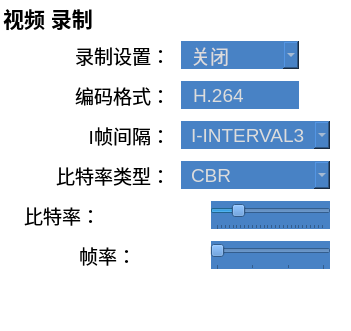
     <widget class="QGroupBox" name="videorecordgroupBox">
      <property name="geometry">
       <rect>
        <x>220</x>
        <y>10</y>
        <width>351</width>
        <height>331</height>
       </rect>
      </property>
      <property name="font">
       <font>
        <family>Tahoma</family>
        <pointsize>16</pointsize>
        <weight>75</weight>
        <bold>true</bold>
       </font>
      </property>
      <property name="styleSheet">
       <string notr="true">background: transparent;
border: 1 solid rgb(255,255,255);</string>
      </property>
      <property name="title">
       <string>视频 录制</string>
      </property>
      <widget class="QLabel" name="recordframeratevalue">
       <property name="geometry">
        <rect>
         <x>140</x>
         <y>240</y>
         <width>61</width>
         <height>30</height>
        </rect>
       </property>
       <property name="font">
        <font>
         <family>Tahoma</family>
         <pointsize>14</pointsize>
        </font>
       </property>
       <property name="styleSheet">
        <string notr="true">background-color: transparent;</string>
       </property>
       <property name="frameShape">
        <enum>QFrame::Panel</enum>
       </property>
       <property name="text">
        <string/>
       </property>
       <property name="alignment">
        <set>Qt::AlignCenter</set>
       </property>
      </widget>
      <widget class="QComboBox" name="recordbitratetypecomboBox">
       <property name="geometry">
        <rect>
         <x>180</x>
         <y>160</y>
         <width>151</width>
         <height>30</height>
        </rect>
       </property>
       <property name="font">
        <font>
         <family>Tahoma</family>
         <pointsize>14</pointsize>
        </font>
       </property>
       <property name="cursor">
        <cursorShape>PointingHandCursor</cursorShape>
       </property>
       <property name="styleSheet">
        <string notr="true">background: rgb(72, 130, 197);
color: rgb(220, 220, 220);
padding-left: 10; padding-right:10;</string>
       </property>
       <item>
        <property name="text">
         <string>CBR</string>
        </property>
       </item>
       <item>
        <property name="text">
         <string>VBR</string>
        </property>
       </item>
      </widget>
      <widget class="QLabel" name="recordiframeintervallabel">
       <property name="geometry">
        <rect>
         <x>9</x>
         <y>120</y>
         <width>161</width>
         <height>30</height>
        </rect>
       </property>
       <property name="font">
        <font>
         <family>Tahoma</family>
         <pointsize>14</pointsize>
        </font>
       </property>
       <property name="styleSheet">
        <string notr="true">background: transparent;
border: 0;</string>
       </property>
       <property name="text">
        <string>I帧间隔：</string>
       </property>
       <property name="alignment">
        <set>Qt::AlignRight|Qt::AlignTrailing|Qt::AlignVCenter</set>
       </property>
      </widget>
      <widget class="QSlider" name="recordframerateslider">
       <property name="geometry">
        <rect>
         <x>210</x>
         <y>240</y>
         <width>121</width>
         <height>30</height>
        </rect>
       </property>
       <property name="font">
        <font>
         <pointsize>14</pointsize>
        </font>
       </property>
       <property name="cursor">
        <cursorShape>PointingHandCursor</cursorShape>
       </property>
       <property name="styleSheet">
        <string notr="true">background: rgb(72, 130, 197);
color: rgb(220, 220, 220);
padding-left: 10; padding-right:10;</string>
       </property>
       <property name="minimum">
        <number>0</number>
       </property>
       <property name="maximum">
        <number>3</number>
       </property>
       <property name="pageStep">
        <number>1</number>
       </property>
       <property name="orientation">
        <enum>Qt::Horizontal</enum>
       </property>
       <property name="invertedControls">
        <bool>false</bool>
       </property>
       <property name="tickPosition">
        <enum>QSlider::TicksBelow</enum>
       </property>
       <property name="tickInterval">
        <number>1</number>
       </property>
      </widget>
      <widget class="QLabel" name="recordenablelabel">
       <property name="geometry">
        <rect>
         <x>9</x>
         <y>40</y>
         <width>161</width>
         <height>30</height>
        </rect>
       </property>
       <property name="font">
        <font>
         <family>Tahoma</family>
         <pointsize>14</pointsize>
        </font>
       </property>
       <property name="styleSheet">
        <string notr="true">background: transparent;
border: 0;</string>
       </property>
       <property name="text">
        <string>录制设置：</string>
       </property>
       <property name="alignment">
        <set>Qt::AlignRight|Qt::AlignTrailing|Qt::AlignVCenter</set>
       </property>
      </widget>
      <widget class="QLabel" name="recordcodectypelabel">
       <property name="geometry">
        <rect>
         <x>19</x>
         <y>80</y>
         <width>151</width>
         <height>30</height>
        </rect>
       </property>
       <property name="font">
        <font>
         <family>Tahoma</family>
         <pointsize>14</pointsize>
        </font>
       </property>
       <property name="styleSheet">
        <string notr="true">background: transparent;
border: 0;</string>
       </property>
       <property name="text">
        <string>编码格式：</string>
       </property>
       <property name="alignment">
        <set>Qt::AlignRight|Qt::AlignTrailing|Qt::AlignVCenter</set>
       </property>
      </widget>
      <widget class="QComboBox" name="recordiframeintervalcomboBox">
       <property name="geometry">
        <rect>
         <x>180</x>
         <y>120</y>
         <width>151</width>
         <height>30</height>
        </rect>
       </property>
       <property name="font">
        <font>
         <family>Tahoma</family>
         <pointsize>14</pointsize>
        </font>
       </property>
       <property name="cursor">
        <cursorShape>PointingHandCursor</cursorShape>
       </property>
       <property name="styleSheet">
        <string notr="true">background: rgb(72, 130, 197);
color: rgb(220, 220, 220);
padding-left: 10; padding-right:10;</string>
       </property>
       <item>
        <property name="text">
         <string>I-INTERVAL30</string>
        </property>
       </item>
       <item>
        <property name="text">
         <string>I-INTERVAL15</string>
        </property>
       </item>
       <item>
        <property name="text">
         <string>I-INTERVAL10</string>
        </property>
       </item>
       <item>
        <property name="text">
         <string>I-INTERVAL5</string>
        </property>
       </item>
       <item>
        <property name="text">
         <string>I-INTERVAL1</string>
        </property>
       </item>
      </widget>
      <widget class="QLabel" name="recordframeratelabel">
       <property name="geometry">
        <rect>
         <x>-4</x>
         <y>240</y>
         <width>140</width>
         <height>30</height>
        </rect>
       </property>
       <property name="font">
        <font>
         <family>Tahoma</family>
         <pointsize>14</pointsize>
        </font>
       </property>
       <property name="styleSheet">
        <string notr="true">background: transparent;
border: 0;</string>
       </property>
       <property name="text">
        <string>帧率：</string>
       </property>
       <property name="alignment">
        <set>Qt::AlignRight|Qt::AlignTrailing|Qt::AlignVCenter</set>
       </property>
      </widget>
      <widget class="QLabel" name="recordbitratetypelabel">
       <property name="geometry">
        <rect>
         <x>9</x>
         <y>160</y>
         <width>161</width>
         <height>30</height>
        </rect>
       </property>
       <property name="font">
        <font>
         <family>Tahoma</family>
         <pointsize>14</pointsize>
        </font>
       </property>
       <property name="styleSheet">
        <string notr="true">background: transparent;
border: 0;</string>
       </property>
       <property name="text">
        <string>比特率类型：</string>
       </property>
       <property name="alignment">
        <set>Qt::AlignRight|Qt::AlignTrailing|Qt::AlignVCenter</set>
       </property>
      </widget>
      <widget class="QLabel" name="recordbitratevalue">
       <property name="geometry">
        <rect>
         <x>110</x>
         <y>200</y>
         <width>91</width>
         <height>30</height>
        </rect>
       </property>
       <property name="font">
        <font>
         <family>Tahoma</family>
         <pointsize>14</pointsize>
        </font>
       </property>
       <property name="styleSheet">
        <string notr="true">background-color: transparent;</string>
       </property>
       <property name="frameShape">
        <enum>QFrame::Panel</enum>
       </property>
       <property name="text">
        <string/>
       </property>
       <property name="alignment">
        <set>Qt::AlignCenter</set>
       </property>
      </widget>
      <widget class="QSlider" name="recordbitrateslider">
       <property name="geometry">
        <rect>
         <x>210</x>
         <y>200</y>
         <width>121</width>
         <height>30</height>
        </rect>
       </property>
       <property name="font">
        <font>
         <pointsize>14</pointsize>
        </font>
       </property>
       <property name="cursor">
        <cursorShape>PointingHandCursor</cursorShape>
       </property>
       <property name="styleSheet">
        <string notr="true">background: rgb(72, 130, 197);
color: rgb(220, 220, 220);
padding-left: 10; padding-right:10;</string>
       </property>
       <property name="minimum">
        <number>500</number>
       </property>
       <property name="maximum">
        <number>4000</number>
       </property>
       <property name="singleStep">
        <number>100</number>
       </property>
       <property name="pageStep">
        <number>100</number>
       </property>
       <property name="value">
        <number>1200</number>
       </property>
       <property name="tracking">
        <bool>true</bool>
       </property>
       <property name="orientation">
        <enum>Qt::Horizontal</enum>
       </property>
       <property name="invertedControls">
        <bool>false</bool>
       </property>
       <property name="tickPosition">
        <enum>QSlider::TicksBelow</enum>
       </property>
       <property name="tickInterval">
        <number>128</number>
       </property>
      </widget>
      <widget class="QLabel" name="recordbitratelabel">
       <property name="geometry">
        <rect>
         <x>-40</x>
         <y>200</y>
         <width>140</width>
         <height>30</height>
        </rect>
       </property>
       <property name="font">
        <font>
         <family>Tahoma</family>
         <pointsize>14</pointsize>
        </font>
       </property>
       <property name="styleSheet">
        <string notr="true">background: transparent;
border: 0;</string>
       </property>
       <property name="text">
        <string>比特率：</string>
       </property>
       <property name="alignment">
        <set>Qt::AlignRight|Qt::AlignTrailing|Qt::AlignVCenter</set>
       </property>
      </widget>
      <widget class="QComboBox" name="recordenable">
       <property name="enabled">
        <bool>true</bool>
       </property>
       <property name="geometry">
        <rect>
         <x>180</x>
         <y>40</y>
         <width>120</width>
         <height>30</height>
        </rect>
       </property>
       <property name="font">
        <font>
         <family>Tahoma</family>
         <pointsize>14</pointsize>
        </font>
       </property>
       <property name="cursor">
        <cursorShape>PointingHandCursor</cursorShape>
       </property>
       <property name="contextMenuPolicy">
        <enum>Qt::NoContextMenu</enum>
       </property>
       <property name="styleSheet">
        <string notr="true">background: rgb(72, 130, 197);
color: rgb(220, 220, 220);
padding-left: 10; padding-right:10;</string>
       </property>
       <property name="insertPolicy">
        <enum>QComboBox::NoInsert</enum>
       </property>
       <item>
        <property name="text">
         <string>关闭</string>
        </property>
       </item>
       <item>
        <property name="text">
         <string>打开</string>
        </property>
       </item>
      </widget>
      <widget class="QLineEdit" name="recordcodectypeEdit">
       <property name="enabled">
        <bool>false</bool>
       </property>
       <property name="geometry">
        <rect>
         <x>180</x>
         <y>80</y>
         <width>120</width>
         <height>30</height>
        </rect>
       </property>
       <property name="font">
        <font>
         <family>Tahoma</family>
         <pointsize>14</pointsize>
        </font>
       </property>
       <property name="contextMenuPolicy">
        <enum>Qt::NoContextMenu</enum>
       </property>
       <property name="styleSheet">
        <string notr="true">background: rgb(72, 130, 197);
color: rgb(220, 220, 220);
padding-left: 10; padding-right:10;</string>
       </property>
       <property name="text">
        <string>H.264</string>
       </property>
       <property name="maxLength">
        <number>14</number>
       </property>
       <property name="echoMode">
        <enum>QLineEdit::Normal</enum>
       </property>
      </widget>
     </widget>
